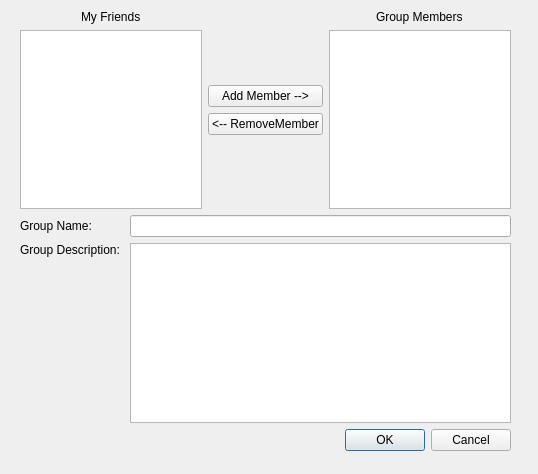
<?xml version="1.0" encoding="UTF-8"?>
<ui version="4.0">
 <class>CreateGroupGUI</class>
 <widget class="QWidget" name="CreateGroupGUI">
  <property name="geometry">
   <rect>
    <x>0</x>
    <y>0</y>
    <width>538</width>
    <height>474</height>
   </rect>
  </property>
  <property name="windowTitle">
   <string>Form</string>
  </property>
  <widget class="QWidget" name="layoutWidget">
   <property name="geometry">
    <rect>
     <x>20</x>
     <y>10</y>
     <width>491</width>
     <height>441</height>
    </rect>
   </property>
   <layout class="QVBoxLayout" name="verticalLayout_7">
    <item>
     <layout class="QVBoxLayout" name="verticalLayout_6">
      <item>
       <layout class="QHBoxLayout" name="horizontalLayout">
        <item>
         <layout class="QVBoxLayout" name="verticalLayout_5">
          <item alignment="Qt::AlignHCenter">
           <widget class="QLabel" name="riendsLabel">
            <property name="text">
             <string>My Friends</string>
            </property>
           </widget>
          </item>
          <item>
           <widget class="QListWidget" name="listWidget"/>
          </item>
         </layout>
        </item>
        <item>
         <layout class="QVBoxLayout" name="verticalLayout_2">
          <item>
           <spacer name="verticalSpacer">
            <property name="orientation">
             <enum>Qt::Vertical</enum>
            </property>
            <property name="sizeHint" stdset="0">
             <size>
              <width>20</width>
              <height>40</height>
             </size>
            </property>
           </spacer>
          </item>
          <item>
           <layout class="QVBoxLayout" name="verticalLayout">
            <item>
             <widget class="QPushButton" name="pushButton">
              <property name="text">
               <string>Add Member --&gt;</string>
              </property>
             </widget>
            </item>
            <item alignment="Qt::AlignHCenter">
             <widget class="QPushButton" name="pushButton_2">
              <property name="text">
               <string>&lt;-- RemoveMember</string>
              </property>
             </widget>
            </item>
           </layout>
          </item>
          <item>
           <spacer name="verticalSpacer_2">
            <property name="orientation">
             <enum>Qt::Vertical</enum>
            </property>
            <property name="sizeHint" stdset="0">
             <size>
              <width>20</width>
              <height>58</height>
             </size>
            </property>
           </spacer>
          </item>
         </layout>
        </item>
        <item>
         <layout class="QVBoxLayout" name="verticalLayout_4">
          <item alignment="Qt::AlignHCenter">
           <widget class="QLabel" name="label">
            <property name="text">
             <string>Group Members</string>
            </property>
           </widget>
          </item>
          <item>
           <widget class="QListWidget" name="listWidget_2"/>
          </item>
         </layout>
        </item>
       </layout>
      </item>
      <item>
       <layout class="QFormLayout" name="formLayout">
        <item row="0" column="0">
         <widget class="QLabel" name="groupNameLabel">
          <property name="text">
           <string>Group Name:</string>
          </property>
         </widget>
        </item>
        <item row="0" column="1">
         <widget class="QLineEdit" name="fullNameInput">
          <property name="text">
           <string/>
          </property>
         </widget>
        </item>
        <item row="1" column="0">
         <layout class="QVBoxLayout" name="verticalLayout_3">
          <item>
           <widget class="QLabel" name="groupNameDescription">
            <property name="text">
             <string>Group Description: </string>
            </property>
           </widget>
          </item>
          <item>
           <spacer name="verticalSpacer_3">
            <property name="orientation">
             <enum>Qt::Vertical</enum>
            </property>
            <property name="sizeHint" stdset="0">
             <size>
              <width>20</width>
              <height>88</height>
             </size>
            </property>
           </spacer>
          </item>
         </layout>
        </item>
        <item row="1" column="1">
         <widget class="QPlainTextEdit" name="descriptionInput"/>
        </item>
       </layout>
      </item>
     </layout>
    </item>
    <item>
     <layout class="QHBoxLayout" name="horizontalLayout_2">
      <item>
       <spacer name="horizontalSpacer">
        <property name="orientation">
         <enum>Qt::Horizontal</enum>
        </property>
        <property name="sizeHint" stdset="0">
         <size>
          <width>40</width>
          <height>20</height>
         </size>
        </property>
       </spacer>
      </item>
      <item>
       <widget class="QDialogButtonBox" name="buttonBox">
        <property name="standardButtons">
         <set>QDialogButtonBox::Cancel|QDialogButtonBox::Ok</set>
        </property>
       </widget>
      </item>
     </layout>
    </item>
   </layout>
  </widget>
 </widget>
 <resources/>
 <connections/>
</ui>
